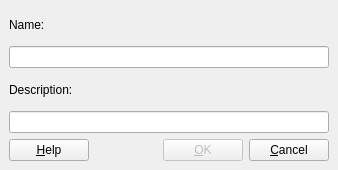
<ui version="4.0" >
 <author></author>
 <comment></comment>
 <exportmacro></exportmacro>
 <class>NewParamSetDialogBase</class>
 <widget class="QDialog" name="NewParamSetDialogBase" >
  <property name="geometry" >
   <rect>
    <x>0</x>
    <y>0</y>
    <width>338</width>
    <height>170</height>
   </rect>
  </property>
  <property name="sizePolicy" >
   <sizepolicy>
    <hsizetype>5</hsizetype>
    <vsizetype>5</vsizetype>
    <horstretch>0</horstretch>
    <verstretch>0</verstretch>
   </sizepolicy>
  </property>
  <property name="windowTitle" >
   <string>New XSLT Parameter Set</string>
  </property>
  <property name="autoFillBackground" >
   <bool>false</bool>
  </property>
  <layout class="QGridLayout" >
   <property name="margin" >
    <number>9</number>
   </property>
   <property name="spacing" >
    <number>6</number>
   </property>
   <item row="4" column="1" >
    <spacer>
     <property name="orientation" >
      <enum>Qt::Horizontal</enum>
     </property>
     <property name="sizeType" >
      <enum>QSizePolicy::Expanding</enum>
     </property>
     <property name="sizeHint" >
      <size>
       <width>80</width>
       <height>20</height>
      </size>
     </property>
    </spacer>
   </item>
   <item row="4" column="0" >
    <widget class="QPushButton" name="helpButton_" >
     <property name="text" >
      <string>&amp;Help</string>
     </property>
     <property name="shortcut" >
      <string>Alt+H</string>
     </property>
    </widget>
   </item>
   <item row="4" column="3" >
    <widget class="QPushButton" name="cancelButton_" >
     <property name="text" >
      <string>&amp;Cancel</string>
     </property>
     <property name="shortcut" >
      <string>Alt+C</string>
     </property>
    </widget>
   </item>
   <item row="4" column="2" >
    <widget class="QPushButton" name="okButton_" >
     <property name="enabled" >
      <bool>false</bool>
     </property>
     <property name="text" >
      <string>&amp;OK</string>
     </property>
     <property name="shortcut" >
      <string>Alt+O</string>
     </property>
     <property name="default" >
      <bool>true</bool>
     </property>
    </widget>
   </item>
   <item row="3" column="0" colspan="4" >
    <widget class="QLineEdit" name="descEdit_" />
   </item>
   <item row="2" column="0" >
    <widget class="QLabel" name="cmdLabel_" >
     <property name="sizePolicy" >
      <sizepolicy>
       <hsizetype>0</hsizetype>
       <vsizetype>5</vsizetype>
       <horstretch>0</horstretch>
       <verstretch>0</verstretch>
      </sizepolicy>
     </property>
     <property name="frameShape" >
      <enum>QFrame::NoFrame</enum>
     </property>
     <property name="frameShadow" >
      <enum>QFrame::Plain</enum>
     </property>
     <property name="text" >
      <string>Description:</string>
     </property>
     <property name="wordWrap" >
      <bool>false</bool>
     </property>
    </widget>
   </item>
   <item row="1" column="0" colspan="4" >
    <widget class="QLineEdit" name="nameEdit_" />
   </item>
   <item row="0" column="0" >
    <widget class="QLabel" name="extLabel_" >
     <property name="sizePolicy" >
      <sizepolicy>
       <hsizetype>0</hsizetype>
       <vsizetype>5</vsizetype>
       <horstretch>0</horstretch>
       <verstretch>0</verstretch>
      </sizepolicy>
     </property>
     <property name="text" >
      <string>Name:</string>
     </property>
     <property name="wordWrap" >
      <bool>false</bool>
     </property>
    </widget>
   </item>
  </layout>
 </widget>
 <layoutdefault spacing="6" margin="11" />
 <pixmapfunction>qPixmapFromMimeSource</pixmapfunction>
 <tabstops>
  <tabstop>nameEdit_</tabstop>
  <tabstop>descEdit_</tabstop>
  <tabstop>helpButton_</tabstop>
  <tabstop>okButton_</tabstop>
  <tabstop>cancelButton_</tabstop>
 </tabstops>
 <resources/>
 <connections>
  <connection>
   <sender>okButton_</sender>
   <signal>clicked()</signal>
   <receiver>NewParamSetDialogBase</receiver>
   <slot>accept()</slot>
   <hints>
    <hint type="sourcelabel" >
     <x>20</x>
     <y>20</y>
    </hint>
    <hint type="destinationlabel" >
     <x>20</x>
     <y>20</y>
    </hint>
   </hints>
  </connection>
  <connection>
   <sender>cancelButton_</sender>
   <signal>clicked()</signal>
   <receiver>NewParamSetDialogBase</receiver>
   <slot>reject()</slot>
   <hints>
    <hint type="sourcelabel" >
     <x>20</x>
     <y>20</y>
    </hint>
    <hint type="destinationlabel" >
     <x>20</x>
     <y>20</y>
    </hint>
   </hints>
  </connection>
 </connections>
</ui>
